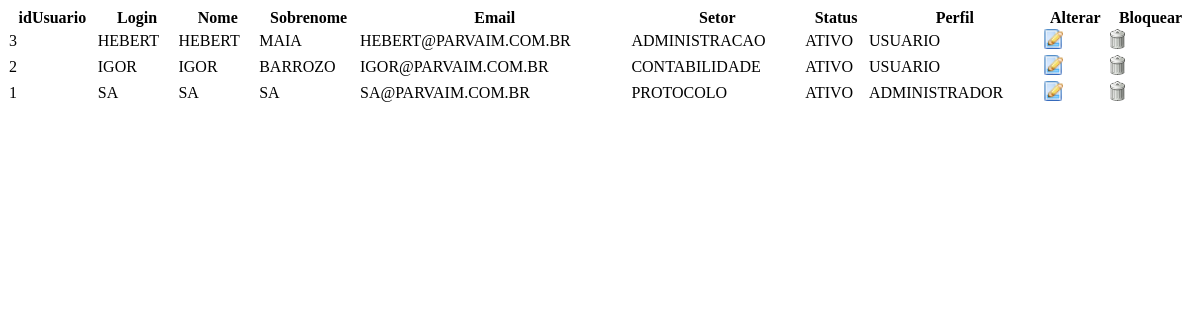
Page /site/recursos/includes/listar/listar_usuarios.php (signed in) on the earlier database version.
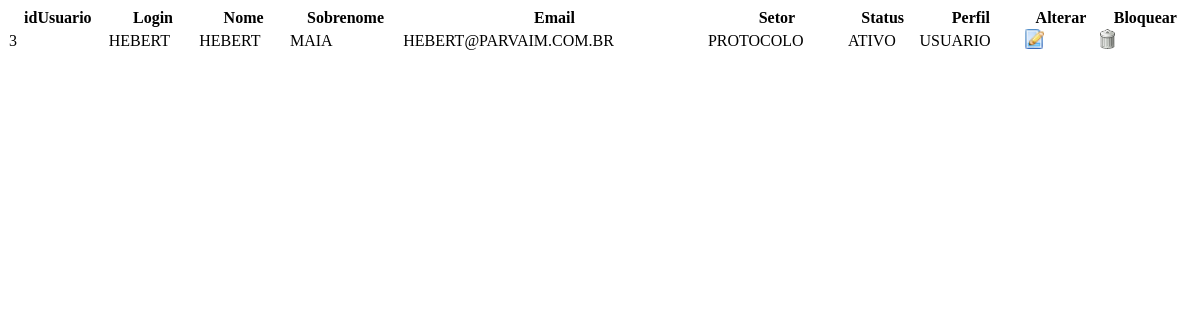
Same page on the later database version.
### tables this page shows
CREATE TABLE `usuario` (
  `idUsuario` int(11) NOT NULL,
  `login` varchar(50) NOT NULL,
  `nome` varchar(50) NOT NULL,
  `email` varchar(50) NOT NULL,
  `idSetor` int(11) NOT NULL,
  `senha` varchar(50) NOT NULL,
  `sobrenome` varchar(240) NOT NULL,
  `status` int(11) NOT NULL,
  `perfil` int(1) NOT NULL COMMENT '1 = adm, 0 = usu'
);

CREATE TABLE `setor` (
  `idSetor` int(11) NOT NULL,
  `setor` varchar(50) NOT NULL,
  `secretaria` varchar(50) NOT NULL,
  `descSecretaria` varchar(50) NOT NULL,
  `coordenadoria` varchar(50) NOT NULL,
  `descCoordenadoria` varchar(50) NOT NULL,
  `departamento` varchar(50) NOT NULL,
  `descDepartamento` varchar(50) NOT NULL
);

### site/recursos/includes/listar/listar_usuarios.php (the view, shortened to what this page needs)
<!DOCTYPE html>
<html>
    <head>
    </head>
    <body>
        <div style="overflow: auto; max-width: 100%;">
            <table id="table" class="display" cellspacing="0" width="100%">
                <thead>
                    <tr>
                        <th>idUsuario</th>
                        <th>Login</th>
                        <th>Nome</th>
                        <th>Sobrenome</th>
                        <th>Email</th>
                        <th>Setor</th>
                        <th>Status</th>
                        <th>Perfil</th>
                        <th>Alterar</th>
                        <th>Bloquear</th>
                    </tr>
                </thead>
                <tbody>
                    <?php
                    include_once '../estrutura/conexao/conexao.php';
                    $sql = "SELECT * FROM usuario u, setor s ";
                    $sql = $sql. " WHERE u.idSetor = s.idSetor ";
                    $sql = $sql. " AND u.status = 0";
                    $sql = $sql. " ORDER BY u.login";
                    $query = $pdo->prepare($sql);
                    $query->execute();
                    for ($i = 0; $dados = $query->fetch(); $i++) {
                        if($dados['status'] == 0){
                            $ativo = "ATIVO";
                        }else{
                            $ativo = "INATIVO";
                        }
                        if($dados['perfil'] == 1){
                            $perfil = "ADMINISTRADOR";
                        }else{
                            $perfil = "USUARIO";
                        }
                        $param = $dados['idUsuario'] . "|" ;
                          $param .= $dados['login']. "|";
                          $param .= $dados['nome']. "|";
                          $param .= $dados['sobrenome']. "|";
                          $param .= $dados['email']. "|";
                          $param .= $dados['idSetor']. "|";
                          $param .= $dados['setor']. "|";
                          $param .= $ativo. "|";
                          $param .= $perfil;
                        ?>
                        <tr>
                            <td><?php echo $dados['idUsuario']; ?></td>
                            <td><?php echo $dados['login']; ?></td>
                            <td><?php echo $dados['nome']; ?></td>
                            <td><?php echo $dados['sobrenome']; ?></td>
                            <td><?php echo $dados['email']; ?></td>
                            <td><?php echo $dados['setor']; ?></td>
                            <td><?php echo $ativo; ?></td>
                            <td><?php echo $perfil; ?></td>
                            <td><a href="#" id="edit-editar" data-id="<?php echo $param; ?>"><img src="recursos/imagens/estrutura/alterar.png" height="20px;" alt="alterar"></a></td>
                            <td><a href="#" id="edit-excluir"  data-id="<?php echo $param; ?>"><img src="recursos/imagens/estrutura/lixeira.png" alt="excluir" height="20px;"></a></td>
                        </tr>
                        <?php
                    }
                    ?>
                </tbody>
            </table>
        </div>
    </body>
</html>

Differences in the rows shown:
no longer on this page (row edited): usuario: idUsuario "2", login "IGOR", nome "IGOR", sobrenome "BARROZO", email "IGOR@PARVAIM.COM.BR", idSetor.setor "CONTABILIDADE", status "ATIVO", perfil "USUARIO"
no longer on this page (row edited): usuario: idUsuario "1", login "SA", nome "SA", sobrenome "SA", email "SA@PARVAIM.COM.BR", idSetor.setor "PROTOCOLO", status "ATIVO", perfil "ADMINISTRADOR"
changed usuario "HEBERT": idSetor.setor "ADMINISTRACAO" → "PROTOCOLO"
